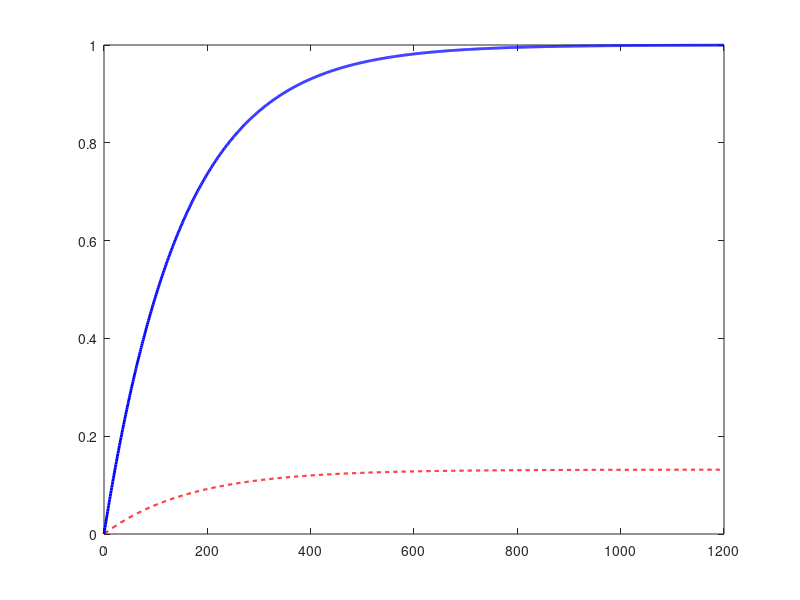

MATLAB code for this plot: (Note: this script raises an error after producing the figure.)
% =========================================================================
% Simulación en MATLAB: Lazo Abierto vs. Lazo Cerrado con Controlador PI
% =========================================================================

clear; clc; close all;

% 1. Definición de la Planta Gp(s) = 0.1316 / (166.5s + 1)
K = 0.1316;
tau = 166.5;
Gp = tf(K, [tau 1]);

% 2. Parámetros del Controlador PI (Diseñado para ts = 600 s)
ts_deseado = 600;           % Tiempo de asentamiento deseado (criterio 2%)
tau_cl = ts_deseado / 4;    % Constante de tiempo en lazo cerrado (150 s)

Kp = tau / (K * tau_cl);    % Ganancia Proporcional (~8.4347)
Ki = 1 / (K * tau_cl);      % Ganancia Integral (~0.0507)

% Controlador PI: C(s) = Kp + Ki/s = (Kp*s + Ki) / s
C = tf([Kp Ki], [1 0]);

% 3. Transferencia en Lazo Cerrado T(s) = C(s)Gp(s) / (1 + C(s)Gp(s))
T_cl = feedback(C * Gp, 1);

% 4. Tiempo de simulación
t = 0:1:1200; % 1200 segundos para observar ambos comportamientos

% 5. Gráfica de respuestas al escalón unitario
figure('Name', 'Comparativa Lazo Abierto vs Lazo Cerrado', 'Color', 'w');
plot_open  = step(Gp, t);
plot_closed = step(T_cl, t);

plot(t, plot_open, 'r--', 'LineWidth', 1.5); hold on;
plot(t, plot_closed, 'b-', 'LineWidth', 2);

% Líneas de referencia
yline(1, 'k:', 'Consigna (Setpoint = 1)', 'LineWidth', 1.2);
yline(K, 'r:', sprintf('Valor final Lazo Abierto (%.4f)', K));
xline(ts_deseado, 'g--', sprintf('ts = %d s', ts_deseado), 'LineWidth', 1.2);

grid on;
title('Respuesta al Escalón Unitario');
xlabel('Tiempo [s]');
ylabel('Amplitud');
legend('Lazo Abierto (Planta pura)', 'Lazo Cerrado (Con Controlador PI)', ...
    'Location', 'southeast');

% 6. Mostrar información detallada de la respuesta en lazo cerrado
info_cl = stepinfo(T_cl, 'SettlingTimeThreshold', 0.02);
fprintf('--- Métricas en Lazo Cerrado ---\n');
fprintf('Tiempo de asentamiento (2%%): %.2f s\n', info_cl.SettlingTime);
fprintf('Sobrepico (Overshoot): %.2f %%\n', info_cl.Overshoot);
fprintf('Error en estado estable: %.4f\n', 1 - info_cl.Peak);

pidTuner(Gp, 'PI')
